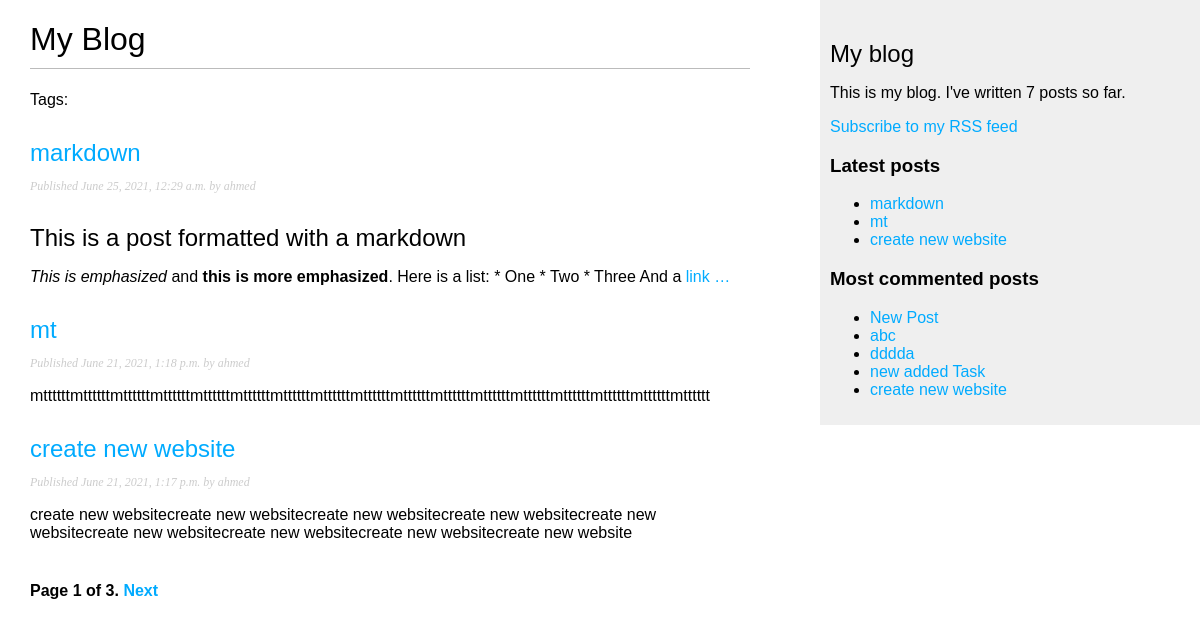
Screenshot of /blog/ with the database file from the repository.
### blog/models.py (models this page shows, shortened)
class Post(models.Model):
    STATUS_CHOICES = (
        ('draft', 'Draft'),
        ('published', 'Published'),
    )
    title = models.CharField(max_length=250)
    slug = models.SlugField(max_length=250,
                            unique_for_date='publish')
    author = models.ForeignKey(User,
                               on_delete=models.CASCADE,
                               related_name='blog_posts')
    body = models.TextField()
    publish = models.DateTimeField(default=timezone.now)
    created = models.DateTimeField(auto_now_add=True)
    updated = models.DateTimeField(auto_now=True)
    status = models.CharField(max_length=10,
                              choices=STATUS_CHOICES,
                              default='draft')
    tags = TaggableManager()
    def get_absolute_url(self):
        return reverse('blog:post_detail',
                       args=[self.publish.year,
                             self.publish.month,
                             self.publish.day, self.slug])
    class Meta:
        ordering = ('-publish',)
        db_table = 'Posts'
        managed = True
        verbose_name = 'Post'
        verbose_name_plural = 'Posts'

### blog/views.py (the view)
# urls.py: path('', views.post_list, name='post_list'),
def post_list(request, tag_slug=None):
    posts_lists = Post.objects.all()
    tag = None
    if tag_slug:
        tag = get_object_or_404(Tag, slug=tag_slug)
        object_list = object_list.filter(tags__in=[tag])
    paginator = Paginator(posts_lists, 3)
    page = request.GET.get('page')
    try:
        posts = paginator.page(page)
    except PageNotAnInteger:
        posts = paginator.page(1)
    except EmptyPage:
        posts = paginator.page(paginator.num_pages)
    return render(request,
                  'blog/post/list.html',
                  {'page': page, 'posts': posts, 'tag': tag})

### blog/templatetags/blog_tags.py (called while the page is built)
@register.simple_tag
def total_posts():
    return Post.objects.count()

@register.simple_tag
def get_most_commented_posts(count=5):
    return Post.objects.annotate(total_comments=Count('comments')).order_by('-total_comments')[:count]

@register.inclusion_tag('blog/post/latest_posts.html')
def show_latest_posts(count=4):
    latest_posts = Post.objects.order_by('-publish')[:count]
    return {'latest_posts': latest_posts}

@register.filter(name='markdown')
def markdown_format(text):
    return mark_safe(markdown.markdown(text))

### blog/templates/blog/post/list.html (shortened to what this page needs)
{% extends "blog/base.html" %}
{% load blog_tags %}
{% block content %}
<h1>My Blog</h1>
<p class="tags">
    Tags:
</p>
{% for post in posts %}
<h2>
    <a href="{{ post.get_absolute_url }}">
        {{ post.title }}
    </a>
</h2>
<p class="date">
    Published {{ post.publish }} by {{ post.author }}
</p>
{{ post.body|markdown|truncatewords:30 }}
{% endfor %}
{% include "blog/include/pagination.html" with page=posts %}
{% endblock %}

### blog/templates/blog/base.html (shortened to what this page needs)
{% load blog_tags %}
{% load static %}
<!DOCTYPE html>
<html>
<head>
    <link href="{% static 'css/blog.css' %}" rel="stylesheet">
</head>
<body>
    <div id="content">
        {% block content %}
        {% endblock %}
    </div>
    <div id="sidebar">
        <h2>My blog</h2>
        <p>This is my blog. I've written {% total_posts %} posts so far.</p>
        <p>
            <a href="{% url 'blog:post_feed' %}">Subscribe to my RSS feed</a>
        </p>
        <h3>Latest posts</h3>
        {% show_latest_posts 3 %}
        <h3>Most commented posts</h3>
        {% get_most_commented_posts as most_commented_posts %}
        <ul>
            {% for post in most_commented_posts %}
            <li>
                <a href="{{ post.get_absolute_url }}">{{ post.title }}</a>
            </li>
            {% endfor %}
        </ul>
    </div>
</body>
</html>

### blog/templates/blog/include/pagination.html (shortened to what this page needs)
<div class="pagination">
    <span class="step-links">
        <span class="current">
            Page {{ page.number }} of {{ page.paginator.num_pages }}.
        </span>
        {% if page.has_next %}
        <a href="?page={{ page.next_page_number }}">Next</a>
        {% endif %}
    </span>
</div>

### blog/templates/blog/post/latest_posts.html
<ul>
    {% for post in latest_posts %}
    <li>
        <a href="{{ post.get_absolute_url }}">{{ post.title }}</a>
    </li>
    {% endfor %}
</ul>

### blog/static/css/blog.css (style rules this page uses)
body { margin: 0; padding: 0; font-family: helvetica, sans-serif; }
a { color: #00abff; text-decoration: none; }
h1 { font-weight: normal; border-bottom: 1px solid #bbb; padding: 0 0 10px 0; }
h2 { font-weight: normal; margin: 30px 0 0; }
#content { float: left; width: 60%; padding: 0 0 0 30px; }
#sidebar { float: right; width: 30%; padding: 10px; background: #efefef; height: 100%; }
p.date { color: #ccc; font-family: georgia, serif; font-size: 12px; font-style: italic; }
.pagination { margin: 40px 0; font-weight: bold; }

### rows the page displays
Post: title "markdown", publish "June 25, 2021, 12:29 a.m.", author "ahmed", body "This is a post formatted with a markdown This is emphasized and this is more emphasized . Here is a list: * One * Two * Three And a link …"
Post: title "mt", publish "June 21, 2021, 1:18 p.m.", author "ahmed", body "mttttttmttttttmttttttmttttttmttttttmttttttmttttttmttttttmttttttmttttttmttttttmttttttmttttttmttttttmttttttmttttttmtttttt"
Post: title "create new website", publish "June 21, 2021, 1:17 p.m.", author "ahmed", body "create new websitecreate new websitecreate new websitecreate new websitecreate new websitecreate new websitecreate new websitecreate new websitecreate new website"
Post: title "New Post"
Post: title "abc"
Post: title "dddda"
Post: title "new added Task"

### other values shown
{{ page.number }} "1"
{{ page.paginator.num_pages }} "3"
